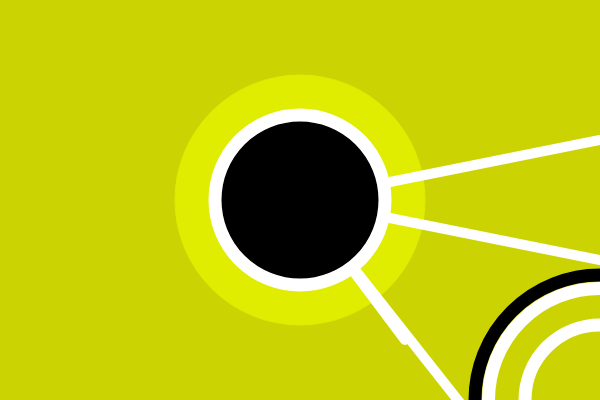
Frame 1 (no input)
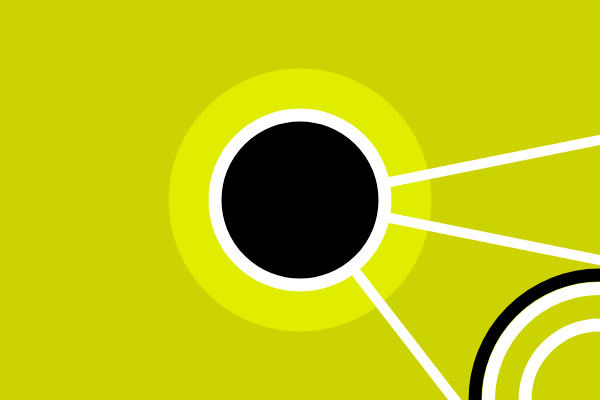
Frame 60 (no input)
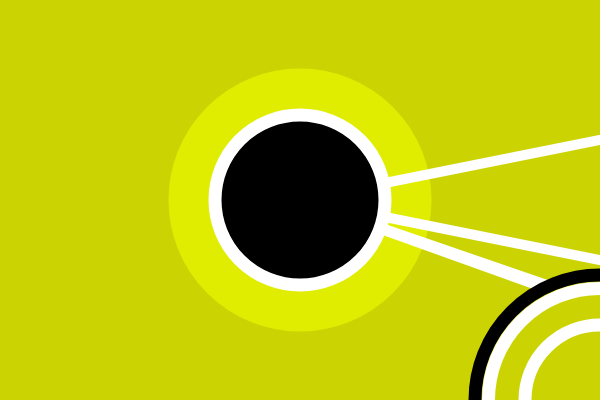
Frame 120 (the mouse pressed at the canvas centre since frame 60)

The p5.js sketch that drew these frames (run headless with seeded random() and noise() and a simulated clock; from frame 60 on, the mouse is pressed at the canvas centre):

// p5.js sketch
// ── sketch.js
let centerPoint;
let angle = 0.05;
let orbitSpeed = 0.01;
let orbitRadius = 50;

function setup() {
  createCanvas(600, 400);
  centerPoint = width / 2;
}

function draw() {
  background("rgba(203, 212, 2, 1)"); //230, 239, 2
  stroke("rgba(224, 236, 0, 1)")
  fill("rgba(224, 236, 0, 1)")
  circle(width/2, height/2, 250);

  strokeWeight(10);
  stroke("white")
  //line(0,0,600,400); //primer punto en (0,0) segundo en (600,400)
  //line(0,height/2, innerWidth, height/2);

  orbitRadius += 50;
  let wx = centerPoint + orbitRadius * sin(angle);
  let wy = centerPoint + orbitRadius * cos(angle);

  line(wx+200,wy+60,300,200);
  line(wx+100,wy-60,300,200);
  
  angle = angle + orbitSpeed;

  

  line(width,(height/2)+60,300,200);
  line(width,(height/2)-60,300,200);

 
  strokeWeight(13);
  fill("black");
  circle(width/2, height/2, 170);

  stroke("black");
  fill("rgba(203, 212, 2, 1)");
  circle(width, height, 250);

  stroke("white");
  noFill();
  circle(width, height, 223);

  stroke("white");
  circle(width, height, 150);
  
}
// ── main.js
console.log("hola en javascript")
